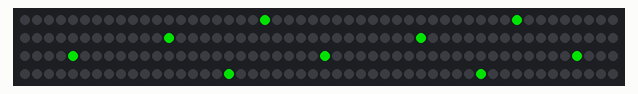
Simulated run of this sketch. Board: Arduino Uno, built with avr-gcc and run on an emulated ATmega328P. Parts: 200 RGB LEDs in strip order, left to right, continuing on the next row. Dim RGB values are drawn brighter than linear; random numbers use the default seed unless the sketch sets one.

Above: at 6.17 s.

The sketch:

random_patterns.ino
```cpp
#include <Adafruit_NeoPixel.h>
#define PIN 6
Adafruit_NeoPixel strip = Adafruit_NeoPixel(200, PIN, NEO_GRB + NEO_KHZ800);

void setup() {
  strip.begin();
  strip.setBrightness(166);
  strip.show(); // Initialize all pixels to 'off'
}

void pulse(uint32_t c) {
  for(uint16_t j=0; j<255; j=j+2) {
    strip.setBrightness(j);
    for(uint16_t i=0; i<strip.numPixels(); i++) {
      strip.setPixelColor(i, c);
    }
    strip.show();
  }
  for(uint16_t j=255; j>0; j=j-2) {
    strip.setBrightness(j);
    for(uint16_t i=0; i<strip.numPixels(); i++) {
      strip.setPixelColor(i, c);
    }
    strip.show();
  }
  for(uint16_t i=0; i<strip.numPixels(); i++) {
    strip.setPixelColor(i, strip.Color(0,0,0));
  }
  strip.show();
  //delay(1000);
  strip.setBrightness(255);
}

void loop() {
//while(1){
//    pulse(Wheel(random(0,255)));
//}
//
//    pulse(strip.Color(255,0,0));
//    pulse(strip.Color(128,128,0));
//    pulse(strip.Color(0,255,0));
//    pulse(strip.Color(0,128,128));
//    pulse(strip.Color(0,0,255));
//    pulse(strip.Color(128,0,128));
//    pulse(strip.Color(125,125,125));

  /*
  for(uint16_t i=0; i<3; i++) {
    rainbow(5,1,0,true);
    for(uint16_t j=0; j<i; j++) { whiteFlash(60); }
  }
  for(uint16_t i=0; i<4; i++) {
    rainbow(1,1,0,true);
    for(uint16_t j=0; j<i; j++) { whiteFlash(60); }
  }
  for(uint16_t i=0; i<3; i++) {
    rainbow(5,1,0,true);
  }
  for(uint16_t i=0; i<5; i++) {
    rainbow(1,1,0,true);
  }
  for(uint16_t i=0; i<15; i++) {
    whiteFlash(60);
  }
  */
  for(uint16_t i=0; i<10; i++) {
    /*
    int times[] = {1,5,2,10};
    int spaces[] = {0,2,3,3,3,3,4,6,10,15,20};
    for(uint16_t j=0; j<sizeof(times); j++) {
      uint8_t wait = times[random(0,sizeof(times))];
      rainbow( 5, wait, spaces[random(0,sizeof(spaces))], j%2==0, random(0,15) == 0, random(0,30) == 0 );
    }
    */
    uint8_t times[]  = {  0, 1, 1, 2, 2, 3, 4, 6, 8,13 };
    //int spaces[] = {  0, 2, 2, 4, 6,10,16,26,42 };
    uint8_t spaces[] = { 30,20, 16, 14, 10, 10, 8, 6, 6, 1 };
    for(uint16_t j=0; j<sizeof(times); j++) {
      uint8_t wait   = times[j];
      uint8_t space  = spaces[j];
      rainbow( 5, wait*10, space, j%2==0, random(0,8) == 0 && space > 0, random(0,10000) == 0 );
    }
  }

  //  rainbowBlink(50);
}

void rainbow(uint8_t mode, uint8_t wait, uint8_t spaces, boolean dir, boolean solid, boolean storm) {
  uint16_t color, pixel;
  for(color=0; color<256; color++) {

    if( storm ) {
      if( color % 50 == 0 ) {
        uint8_t flashes = random(1,9);
        for( uint8_t p = 0; p<=flashes; p++ ){
          whiteFlash(60);
        }
        color = color + flashes;
        continue;
      }
    }

    for(pixel=0; pixel<strip.numPixels(); pixel++) {
      if(mode==1||mode==2){
        // every pixel different color
        strip.setPixelColor(pixel, Wheel((pixel+color) & 255));
      }else if(mode==3||mode==4){
        // every pixel same color
        strip.setPixelColor(pixel, Wheel(color));
      }else if(mode==5||mode==6){

        uint8_t chunkSize = spaces + 1;
        // need to loop through num spaces but only trigger on one pixel
        for( uint8_t space = 0; space<=spaces; space++ ){
          if( pixel % chunkSize == space ){
            if( dir ){
              if( color % chunkSize == space ) {
                if( solid ){
                  uint16_t approx, colorDist;
                  colorDist = 255 / 6;
                  approx = color - (color % colorDist);
                  strip.setPixelColor(pixel, Wheel(approx));
                } else {
                  strip.setPixelColor(pixel, Wheel(color));
                }
              } else {
                strip.setPixelColor(pixel, strip.Color(0, 0, 0));
              }
            } else {
              if( color % chunkSize == ( spaces - space) ) {
                if( solid ){
                  uint16_t approx, colorDist;
                  colorDist = 255 / 6;
                  approx = color - (color % colorDist);
                  strip.setPixelColor(pixel, Wheel(approx));
                } else {
                  strip.setPixelColor(pixel, Wheel(color));
                }
              } else {
                strip.setPixelColor(pixel, strip.Color(0, 0, 0));
              }
            }
          }
        }

      }
    }
    strip.show();
    delay(wait);
    if(mode==2||mode==4||mode==6){
      for(uint8_t i=0; i<strip.numPixels(); i++) {
        strip.setPixelColor(i, strip.Color(0, 0, 0));
      }
      strip.show();
      delay(wait);
    }  }
}


//Theatre-style crawling lights.
void theaterChase(uint32_t c, uint8_t wait) {
  for (int j=0; j<10; j++) {  //do 10 cycles of chasing
    for (int q=0; q < 3; q++) {
      for (int i=0; i < strip.numPixels(); i=i+3) {
        strip.setPixelColor(i+q, c);    //turn every third pixel on
      }
      strip.show();

      delay(wait);

      for (int i=0; i < strip.numPixels(); i=i+3) {
        strip.setPixelColor(i+q, 0);        //turn every third pixel off
      }
    }
  }
}

void whiteFlash(uint8_t w) {

  for(uint16_t i=0; i<strip.numPixels(); i++) {
      strip.setPixelColor(i, strip.Color(255, 255, 255));
  }
  strip.show();
  delay(w);
  for(uint16_t i=0; i<strip.numPixels(); i++) {
      strip.setPixelColor(i, strip.Color(0, 0, 0));
  }
  strip.show();
  delay(w);


}

void niceColors(uint8_t w) {
  colorWipe(strip.Color(255, 0, 0), w); // Red
  colorWipe(strip.Color(0, 0, 0), w);
  colorWipe(strip.Color(255, 255, 0), w);
  colorWipe(strip.Color(0, 0, 0), w);
  colorWipe(strip.Color(0, 255, 0), w); // Green
  colorWipe(strip.Color(0, 0, 0), w);
  colorWipe(strip.Color(0, 255, 255), w);
  colorWipe(strip.Color(0, 0, 0), w);
  colorWipe(strip.Color(0, 0, 255), w); // Blue
  colorWipe(strip.Color(0, 0, 0), w);
  colorWipe(strip.Color(255, 0, 255), w);
  colorWipe(strip.Color(0, 0, 0), w);
}

// Fill the dots one after the other with a color
void colorWipe(uint32_t c, uint8_t wait) {
  for(uint16_t i=0; i<strip.numPixels(); i++) {
      strip.setPixelColor(i, c);
      strip.show();
      delay(wait);
  }
}

void rainbowBlink(uint8_t wait) {
  uint16_t i, j;

  for(j=0; j<256/16; j++) {
    for(i=0; i<strip.numPixels(); i++) {
      strip.setPixelColor(i, Wheel((i+j*16) & 255));
    }
    strip.show();
    delay(wait);
    strip.setPixelColor(i, 0);
    strip.show();
    delay(wait);
  }
}

// Slightly different, this makes the rainbow equally distributed throughout
void rainbowCycle(uint8_t wait) {
  uint16_t i, j;

  for(j=0; j<256*5; j++) { // 5 cycles of all colors on wheel
    for(i=0; i< strip.numPixels(); i++) {
      strip.setPixelColor(i, Wheel(((i * 256 / strip.numPixels()) + j) & 255));
    }
    strip.show();
    delay(wait);
  }
}

// Input a value 0 to 255 to get a color value.
// The colours are a transition r - g - b - back to r.
uint32_t Wheel(byte WheelPos) {
  if(WheelPos < 85) {
   return strip.Color(WheelPos * 3, 255 - WheelPos * 3, 0);
  } else if(WheelPos < 170) {
   WheelPos -= 85;
   return strip.Color(255 - WheelPos * 3, 0, WheelPos * 3);
  } else {
   WheelPos -= 170;
   return strip.Color(0, WheelPos * 3, 255 - WheelPos * 3);
  }
}
```
